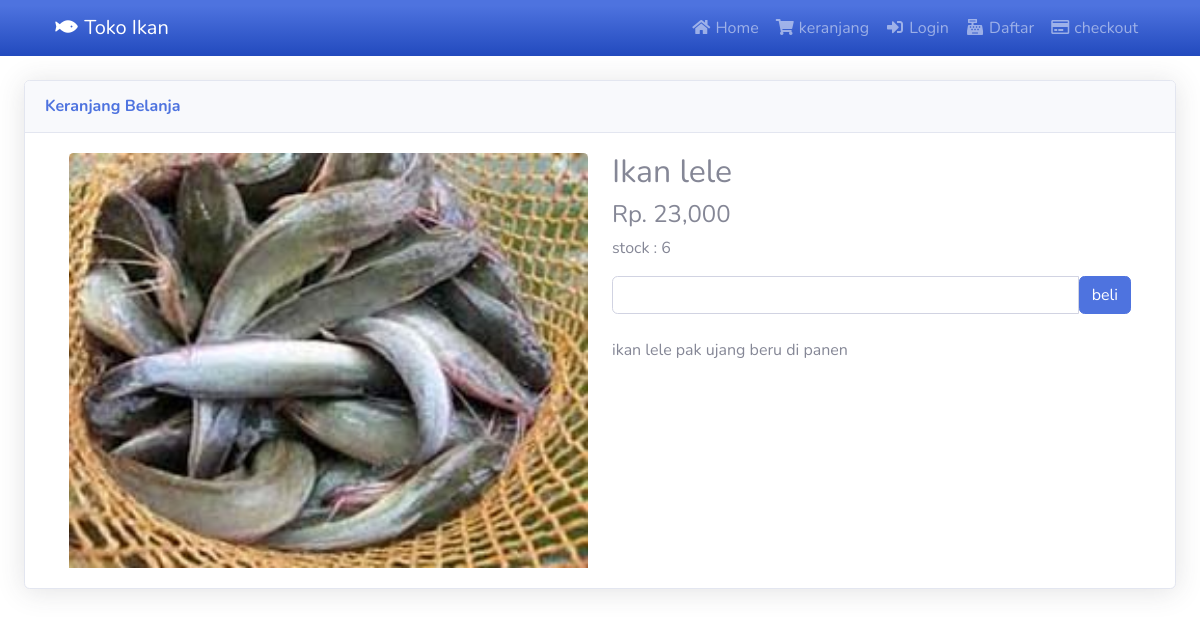
The page /detail.php?id=53 on the database its author committed.
### tables this page shows
CREATE TABLE `t_produk` (
  `id_produk` int(11) NOT NULL,
  `id_kategori` int(5) NOT NULL,
  `nama_produk` varchar(100) NOT NULL,
  `harga_produk` int(11) NOT NULL,
  `berat_produk` int(11) NOT NULL,
  `deskripsi_produk` varchar(100) NOT NULL,
  `foto_produk` varchar(100) NOT NULL,
  `stok_produk` int(100) NOT NULL
);

### detail.php (the view, shortened to what this page needs)
<?php include 'koneksi.php'; ?>
<?php
$id_produk = $_GET['id'];
$ambil = $koneksi->query("SELECT * FROM t_produk WHERE id_produk='$id_produk' ");
$detail = $ambil->fetch_assoc();
?>
<!DOCTYPE html>
<html lang="en">
<head>
    <link href="vendor/fontawesome-free/css/all.min.css" rel="stylesheet" type="text/css">
    <link href="css/sb-admin-2.min.css" rel="stylesheet">
</head>
<body>
    <?php include 'menu.php'; ?>
    <br>
    <section class="konten">
        <div class="container-fluid">
            <div class="card shadow mb-4">
                <div class="card-header py-3">
                    <h6 class="m-0 font-weight-bold text-primary">Keranjang Belanja</h6>
                </div>
                <div class="card-body">
                    <div class="table-responsive">
                        <section class="kontent">
                            <div class="container">
                                <div class="row">
                                    <div class="col-md-6">
                                        <img class="card-img-top" alt="Card image cap" src="foto_produk/<?php echo $detail['foto_produk'];  ?>" alt="" class="img-responsive">
                                    </div>
                                    <div class="col-md-6">
                                        <h2><?php echo $detail['nama_produk']; ?></h2>
                                        <h4>Rp. <?php echo number_format($detail['harga_produk']); ?></h4>
                                        <p>stock : <?php echo $detail['stok_produk']; ?></p>
                                        <form method="post" action="">
                                            <div class="form-group">
                                                <div class="input-group">
                                                    <input type="number" min="1" class="form-control" name="jumlah" max="<?php echo $detail['stok_produk'] ?>">
                                                    <div class="input-group-btn">
                                                        <button class="btn-primary btn" name="beli">beli</button>
                                                    </div>
                                                </div>
                                                <br>
                                                <p> <?php echo $detail['deskripsi_produk']; ?></p>
                                            </div>
                                        </form>
                                    </div>
                                    <br>
                                </div>
                            </div>
                        </section>
                    </div>
                </div>
            </div>
        </div>
        <br> <br> <br> <br> <br>
    </section>
</body>
</html>

### rows shown on the page
t_produk: foto_produk (picture), nama_produk "Ikan lele", harga_produk "23,000", stok_produk "6", deskripsi_produk "ikan lele pak ujang beru di panen"
